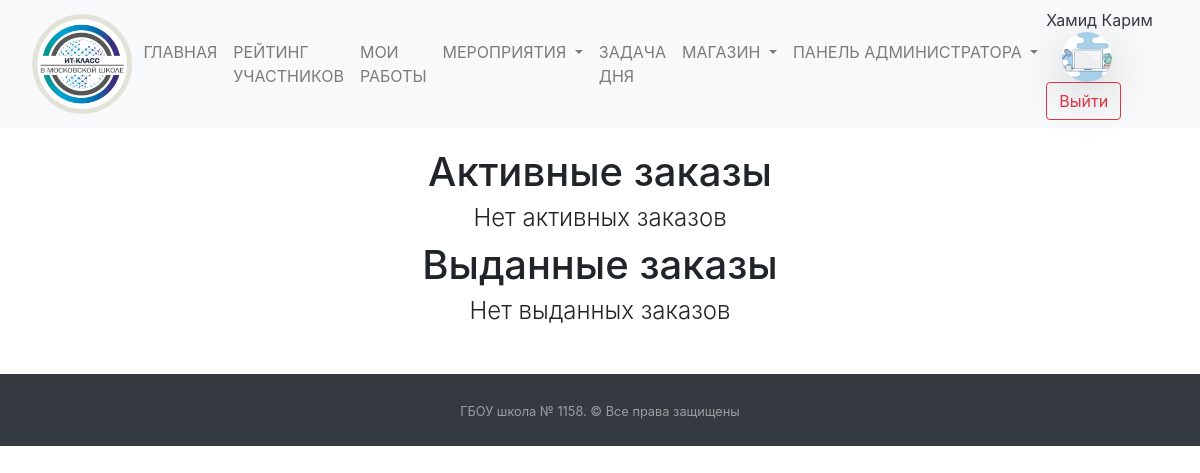
Before: /market/bought_product_list/ (signed in) with the older database file.
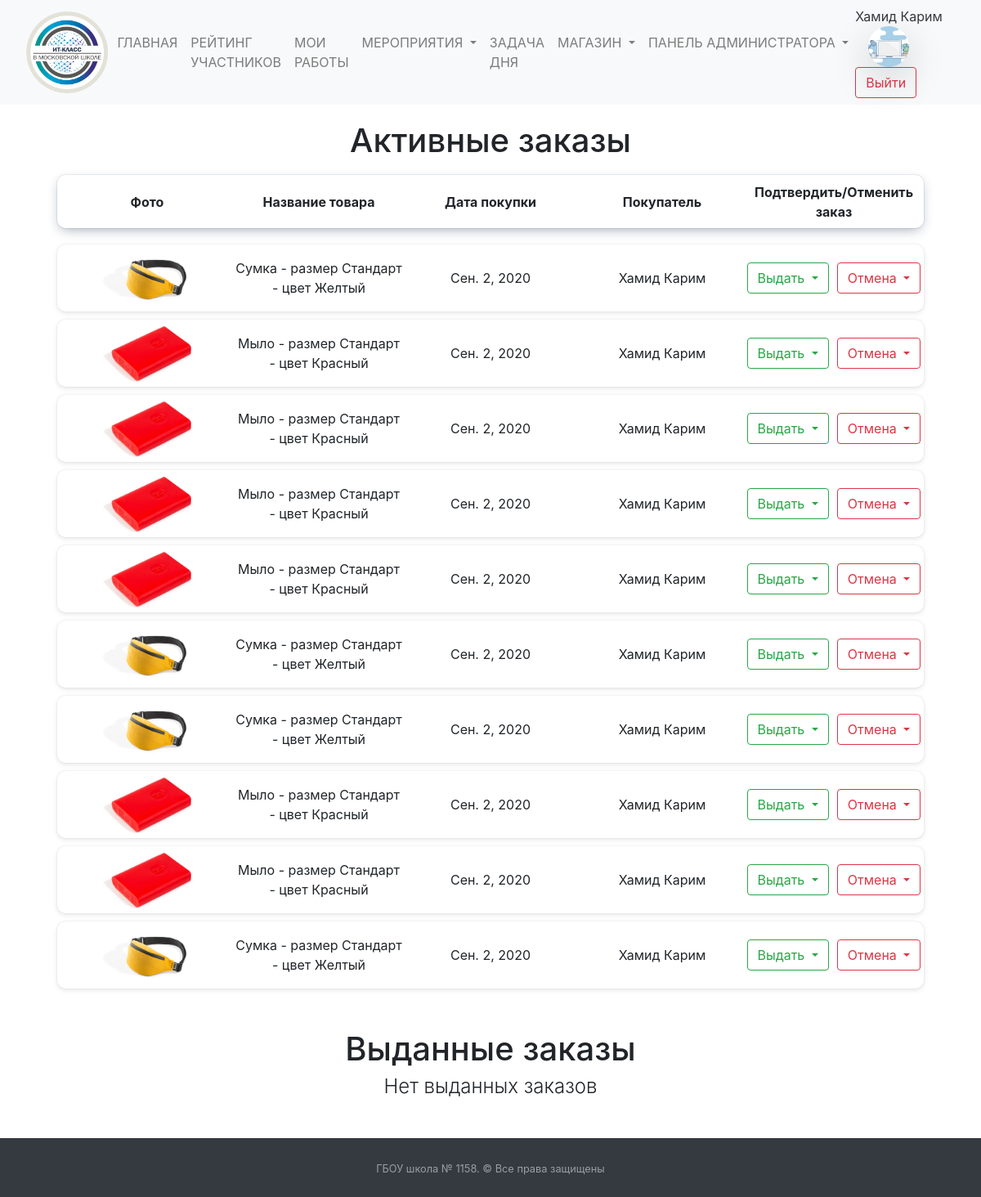
After: the same page with the newer database file.
### mainapp/models.py (models this page shows, shortened)
class Puples(models.Model):
    STATUS_CHOICES = (
        ('ST10', 'Ученик 10 ИТ-класса'),
        ('ST11', 'Ученик 11 ИТ-класса'),
        ('APP', 'Кандидат в ИТ-класс'),
        ('TEACH', 'Учитель')
    )
    PROGRESS_CHOICES = (
        (0, '0'),
        (25, '25'),
        (50, '50'),
        (75, '75'),
        (100, '100'),
    )
    name = models.CharField("Имя", null=True, max_length=50)
    surname = models.CharField("Фамилия", null=True, max_length=100)
    rate = models.PositiveIntegerField("Рейтинг ученика", default=0)
    image = models.ImageField("Фотография профиля", blank=True, upload_to="puples_photo",
                              default="puples_photo/user-2.png")
    user = models.OneToOneField(User, on_delete=models.CASCADE, null=True, default='',
                                verbose_name="Связь с таблицей пользователей")
    status = models.CharField("Статуc", choices=STATUS_CHOICES, default='ST10', max_length=30)
    applicant_first_result = models.FloatField("Результат первого этапа", blank=True, default=0)
    applicant_progress = models.IntegerField(verbose_name="Прогресс", choices=PROGRESS_CHOICES, default=0, blank=True)
    email = models.EmailField(verbose_name="Email", default="")
    phone = models.CharField(max_length=12, verbose_name="Телефон", default="")
    class Meta:
        verbose_name = "Пользователи"
        verbose_name_plural = "Пользователи"

### market/models.py (models this page shows, shortened)
class BoughtProduct(models.Model):
    customer = models.ForeignKey(Puples, verbose_name="Покупатель товара", on_delete=models.SET_NULL, null=True)
    main_product = models.ForeignKey(MarketProduct, verbose_name="Ссылка на основной товар", on_delete=models.CASCADE)
    connected_event = models.ForeignKey(Events, verbose_name="Ссылка на Event с этой покупкой", on_delete=models.CASCADE, default=None)
    bought_date = models.DateField("Дата покупки", auto_now_add=True)
    given_date = models.DateField("Дата выдачи товара", null=True)
    given = models.BooleanField("Выдан ли товар покупателю", default=False)
    class Meta:
        verbose_name = "Заказ/купленный товар"
        verbose_name_plural = "Заказы и купленные товары"

class MarketProduct(models.Model):
    product_name = models.CharField(verbose_name="Название товара", max_length=200)
    product_size = models.CharField(verbose_name="Размер товара", default="Стандарт", max_length=200)
    product_color = models.CharField(verbose_name="Цвет товара", default="Не указан", max_length=200)
    product_photo = models.ImageField("Фотография товара", upload_to="products_photo/", blank=True)
    remained_amount = models.PositiveIntegerField("Количество оставшегося товара", null=False)
    price = models.PositiveIntegerField("Цена товара", null=False)
    def __str__(self):
        return f"{self.product_name}\t-\tразмер {self.product_size}\t-\tцвет {self.product_color}"
    class Meta:
        verbose_name = "Товар"
        verbose_name_plural = "Товары"

### market/views.py (the view, shortened to what this page needs)
# urls.py: path('bought_product_list/', views.BoughtProductList.as_view(), name='Каталог купленных товаров'),
class BoughtProductList(HeaderNotificationsCounter, ListView):
    template_name = "market/product_check_list.html"
    model = BoughtProduct
    def get_context_data(self, **kwargs):
        context = super(BoughtProductList, self).get_context_data(**kwargs)
        if self.request.user.is_superuser:
            context["not_given_product_list"] = BoughtProduct.objects.filter(given=0)
            context["given_product_list"] = BoughtProduct.objects.filter(given=1)
        else:
            context["not_given_product_list"] = BoughtProduct.objects.filter(given=0, customer=self.request.user.puples)
            context["given_product_list"] = BoughtProduct.objects.filter(given=1, customer=self.request.user.puples)
        return context

### mainapp/addons_python/views_addons_classes.py (called while the page is built)
    def get_context_data(self, *, object_list=None, **kwargs):
        context = super().get_context_data(**kwargs)
        context['events_new'] = Events.objects.filter(check=False).count()
        context['applicants_count'] = Puples.objects.filter(
            status="APP").count()
        return context

### templates/market/product_check_list.html (shortened to what this page needs)
{% extends  'base.html' %}
{% load static %}
{% block main %}
    <h1 style="margin-top: 20px;" class="text-center">
        Активные заказы
    </h1>
    {% if not_given_product_list %}
        <table class="product-list active-products-list p-0">
            <thead class="text-center">
                <tr style="box-shadow: 0 0 0 1px rgba(13,35,67,.07),0 5px 15px -4px rgba(13,35,67,.4);">
                    <th scope="col">Фото</th>
                    <th scope="col">Название товара</th>
                    <th scope="col">Дата покупки</th>
                    {% if request.user.is_superuser %}
                        <th scope="col">Покупатель</th>
                        <th scope="col">Подтвердить/Отменить заказ</th>
                    {% endif %}
                </tr>
            </thead>
            <tbody>
                {% for product in not_given_product_list %}
                    <tr>
                        <td><img style="height: 70px;" src="{{ product.main_product.product_photo.url }}" alt="{{ product.main_product.product_name }}"></td>
                        <td>{{ product.main_product }}</td>
                        <td>{{ product.bought_date }}</td>
                        {% if request.user.is_superuser %}
                            <td>
                                <a style="color: inherit;" href="/statistic/pupil/{{ product.customer.id }}">
                                    {{ product.customer.surname }} {{ product.customer.name }}
                                </a>
                            </td>
                            <td class="d-flex justify-content-center">
                                <form class="product-check-list-operation-btn" method="post" style="margin-right: 5px">
                                    <button type="button" class="btn btn-outline-success dropdown-toggle" data-toggle="dropdown" aria-haspopup="true" aria-expanded="false">
                                    Выдать
                                    </button>
                                </form>
                                <form class="product-check-list-operation-btn" method="post" style="margin-left: 5px">
                                    <button type="button" class="btn btn-outline-danger dropdown-toggle" data-toggle="dropdown" aria-haspopup="true" aria-expanded="false">
                                        Отмена
                                    </button>
                                </form>
                            </td>
                        {% endif %}
                    </tr>
                {% endfor %}
            </tbody>
        </table>
    {% else %}
    <h4 style="font-weight: 300;" class="text-center">
        Нет активных заказов
    </h4>
    {% endif %}
    <h1 class="text-center">
        Выданные заказы
    </h1>
    {% if given_product_list %}
        <table class="product-list products-history p-0">
            <thead class="text-center">
            <tr style="box-shadow: 0 0 0 1px rgba(13,35,67,.07),0 5px 15px -4px rgba(13,35,67,.4);">
                <th scope="col">Название товара</th>
                <th scope="col">Дата покупки</th>
                <th scope="col">Дата выдачи</th>
                {% if request.user.is_superuser %}
                    <th scope="col">Покупатель</th>
                {% endif %}
            </tr>
            </thead>
            <tbody>
            {% for product in given_product_list %}
                {% if product.customer.id == user.puples.id or request.user.is_superuser %}
                    <tr>
                        <td>{{ product.main_product }}</td>
                        <td>{{ product.bought_date }}</td>
                        <td>{{ product.given_date }}</td>
                        {% if request.user.is_superuser %}
                            <td>
                                <a style="color: inherit;" href="/statistic/pupil/{{ product.customer.id }}">
                                    {{ product.customer.surname }} {{ product.customer.name }}
                                </a>
                            </td>
                        {% endif %}
                    </tr>
                {% endif %}
            {% endfor %}
            </tbody>
        </table>
    {% else %}
        <h4 style="font-weight: 300;" class="text-center">
            Нет выданных заказов
        </h4>
    {% endif %}
{% endblock %}

### templates/base.html (shortened to what this page needs)
<!DOCTYPE html>
<html lang="ru">
{% load static %}
<head>
    <link href="{% static 'css/bootstrap.css' %}" rel="stylesheet" type="text/css">
    <link href="{% static 'css/style.css' %}" rel="stylesheet" type="text/css">
    <link href="{% static 'css/pre.css' %}" rel="stylesheet" type="text/css">
    <link rel="stylesheet" href="//code.jquery.com/ui/1.12.1/themes/base/jquery-ui.css">
    <link rel="stylesheet" href="/resources/demos/style.css">
</head>
<body>
<div class="container-fuild">
    <nav class="navbar navbar-expand-lg navbar-light bg-light">
        <a href="/" class="navbar-brand">
            <img class="img-fluid mx-3"
                 style="width: 100px; object-fit: cover; height:100px;"
                 src="{% static '/images/itclass-logo.png' %}"></a>
        <div class="collapse navbar-collapse" id="navbarSupportedContent">
            <ul class="navbar-nav mr-auto">
                <li class="nav-item">
                    <a class="nav-link{% block main_active %}{% endblock %}" href="/">ГЛАВНАЯ<span class="sr-only">(current)</span></a>
                </li>
                {% if user.is_authenticated and user.puples.status != "APP" %}
                    <li class="nav-item">
                        <a class="nav-link{% block detail_active %}{% endblock %}" href="/rate">РЕЙТИНГ УЧАСТНИКОВ</a>
                    </li>
                {% endif %}
                {% if user.is_authenticated and user.puples.status != "APP" %}
                    <li class="nav-item">
                        <a class="nav-link{% block detail_active_works %}{% endblock %}" href="/works">МОИ РАБОТЫ</a>
                    </li>
                {% endif %}
                <li class="nav-item dropdown">
                    <a class="nav-link dropdown-toggle{% block detail_active_hach %}{% endblock %}" href="#"
                       id="navbarDropdown" role="button"
                       data-toggle="dropdown" aria-haspopup="true" aria-expanded="false">
                        МЕРОПРИЯТИЯ
                    </a>
                </li>
                {% if user.is_authenticated and user.puples.status != "APP" %}
                    <li class="nav-item">
                        <a class="nav-link{% block detail_active_task %}{% endblock %}" href="/task_day/">ЗАДАЧА ДНЯ</a>
                    </li>
                    <li class="nav-item dropdown">
                        <a class="nav-link {% block market_active %}{% endblock %} dropdown-toggle" href="#"
                           id="navbarDropdown" role="button"
                           data-toggle="dropdown" aria-haspopup="true" aria-expanded="false">
                            МАГАЗИН
                        </a>
                    </li>
                {% endif %}
                {% if user.is_superuser %}
                    <li class="nav-item dropdown">
                        <a class="nav-link dropdown-toggle" href="#"
                           id="navbarDropdown" role="button"
                           data-toggle="dropdown" aria-haspopup="true" aria-expanded="false">
                            ПАНЕЛЬ АДМИНИСТРАТОРА
                        </a>
                    </li>
                {% endif %}
            </ul>
            <form class="form-inline my-2 my-lg-0">
                {% if user.is_authenticated %}
                    <a class="nav-link text-dark disabled p-0"
                       href="/account/">{{ user.last_name }} {{ user.first_name }}</a>
                    <a href="/account/">
                        <img class="img-fluid mx-3 rounded-circle shadow-lg"
                             style="width: 50px; object-fit: cover; height:50px;"
                             src="{{ user.puples.image.url }}"></a>
                {% endif %}
                {% if user.username == "" %}
                    <a class="nav-link disabled" href="#">Гость</a>
                    <a class="btn btn-outline-success my-2 my-sm-0" href="/login">Войти</a>
                {% else %}
                    <a class="btn btn-outline-danger my-2 my-sm-0" href="/logout">Выйти</a>
                {% endif %}
            </form>
        </div>
    </nav>
    {% block main %}
    {% endblock %}
    <footer id="sticky-footer" class="py-4 bg-dark text-white-50 mt-5">
        <div class="container text-center">
            <small>ГБОУ школа № 1158. &copy; Все права защищены</small>
        </div>
    </footer>
</div>
</body>
</html>

### templates/market/product_check_list.html (style rules this page uses)
.product-list { margin-bottom: 40px; position: relative; width: 90%; left: 5%; }
.product-list tr { padding: 5px; margin: 10px; min-height: 65px; display: flex; justify-content: space-around; align-items: center; border-radius: 10px; box-shadow: 0 0 2px 0 rgba(0,0,0,.1), 0 2px 6px 0 rgba(0,0,0,.1); -webkit-box-shadow: 0 0 2px 0 rgba(0,0,0,.1), 0 2px 6px 0 rgba(0,0,0,.1); }
.active-products-list td,.active-products-list th { width: 20%; text-align: center; }

Changed rows visible on the page:
added BoughtProduct: main_product.product_photo (picture), main_product "Сумка - размер Стандарт - цвет Желтый", bought_date "Сен. 2, 2020", customer.surname "Хамид", customer.name "Карим"
added BoughtProduct: main_product.product_photo (picture), main_product "Мыло - размер Стандарт - цвет Красный", bought_date "Сен. 2, 2020", customer.surname "Хамид", customer.name "Карим"
added BoughtProduct: main_product.product_photo (picture), main_product "Мыло - размер Стандарт - цвет Красный", bought_date "Сен. 2, 2020", customer.surname "Хамид", customer.name "Карим"
added BoughtProduct: main_product.product_photo (picture), main_product "Мыло - размер Стандарт - цвет Красный", bought_date "Сен. 2, 2020", customer.surname "Хамид", customer.name "Карим"
added BoughtProduct: main_product.product_photo (picture), main_product "Мыло - размер Стандарт - цвет Красный", bought_date "Сен. 2, 2020", customer.surname "Хамид", customer.name "Карим"
added BoughtProduct: main_product.product_photo (picture), main_product "Сумка - размер Стандарт - цвет Желтый", bought_date "Сен. 2, 2020", customer.surname "Хамид", customer.name "Карим"
added BoughtProduct: main_product.product_photo (picture), main_product "Сумка - размер Стандарт - цвет Желтый", bought_date "Сен. 2, 2020", customer.surname "Хамид", customer.name "Карим"
added BoughtProduct: main_product.product_photo (picture), main_product "Мыло - размер Стандарт - цвет Красный", bought_date "Сен. 2, 2020", customer.surname "Хамид", customer.name "Карим"
added BoughtProduct: main_product.product_photo (picture), main_product "Мыло - размер Стандарт - цвет Красный", bought_date "Сен. 2, 2020", customer.surname "Хамид", customer.name "Карим"
added BoughtProduct: main_product.product_photo (picture), main_product "Сумка - размер Стандарт - цвет Желтый", bought_date "Сен. 2, 2020", customer.surname "Хамид", customer.name "Карим"
Other visible differences:
text no longer shown: "Нет активных заказов"
text now shown: "Фото Название товара Дата покупки Покупатель Подтвердить/Отменить заказ"
